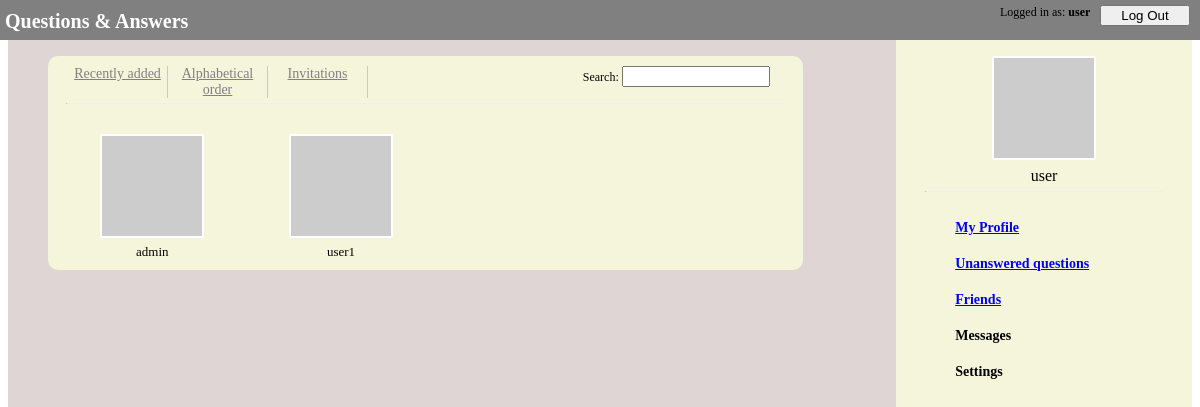
/ask/friends (signed in), run on an earlier commit of the app's database.
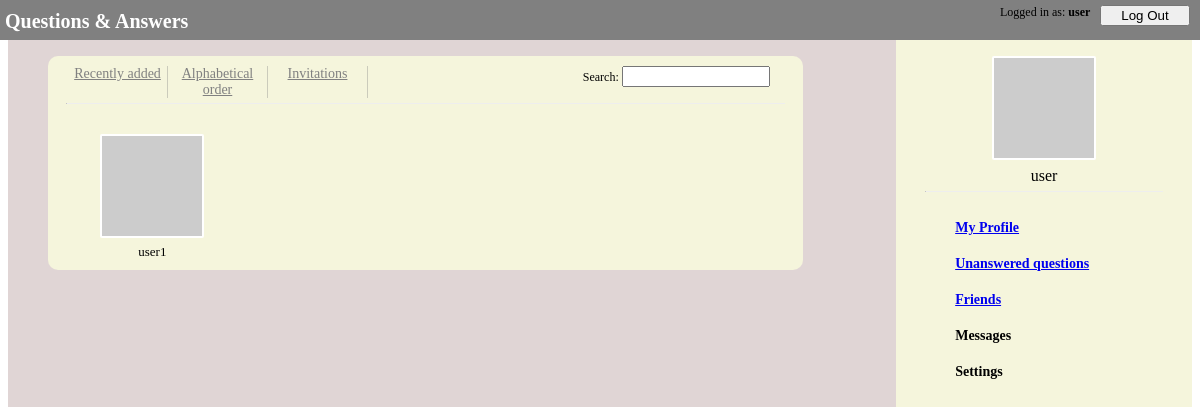
And on a later commit of the database.
### ask/models.py (models this page shows)
class UserModel(AbstractUser):
    friends = models.ManyToManyField(
        'self', through='FriendsModel', symmetrical=False)

### ask/views.py (the view, shortened to what this page needs)
# urls.py: path('friends', views.FriendsView.as_view(), name='friends'),
class FriendsView(View, QuestionsMixIn, FriendsMixIn):
    def get(self, request):
        try:
            user = UserModel.objects.get(
                pk=request.session['_auth_user_id'])
        except KeyError:
            return HttpResponseRedirect(reverse('ask:login'))
        context = self.get_context(user, request)
        return render(request, "ask/friends.html", context=context)
    @QuestionsMixIn.add_num_unanswered_to_context
    @FriendsMixIn.add_num_invites_to_context
    def get_context(self, user, request):
        last_token = request.path.split('/')[-1]
        if last_token == 'inv' or last_token == 'accept':
            context = {
                'show_invites': True,
                'invitations': self.user_friends(user, accepted=False),
            }
        else:
            friends = self.friends_ordered(user, last_token)
            context = {"friends": friends}
        return context
    def friends_ordered(self, user, request_type):
        if request_type == 'recent':
            return self.order_by_date(user)[::-1]
        elif request_type == 'alph':
            return self.order_by_alphabet(user)
        else:
            return self.user_friends(user)

### ask/views.py (called while the page is built)
    @staticmethod
    def add_num_unanswered_to_context(func, *args, **kwargs):
        def context_with_unanswered(self, *args, **kwargs):
            context = func(self, *args, **kwargs)
            user_id = args[0]
            context["num_unanswered"] = self.get_num_unanswered(user_id)
            return context
        return context_with_unanswered

    def get_num_unanswered(self, user_id):
        if type(user_id) == int:
            user = UserModel.objects.get(pk=user_id)
        elif type(user_id) == str:
            user = UserModel.objects.get(pk=user_id)
        else:
            user = user_id
        unanswered_questions = self.unanswered_questions(user)
        return len(unanswered_questions)

    def unanswered_questions(self, user):
        unanswered_questions = QuestionModel.objects.filter(
            owner=user).filter(answer=None)
        return unanswered_questions

### ask/templates/ask/friends.html
{% extends "ask/navigation_bar.html" %}
{% load static %}
{% block styles %}
<link rel="stylesheet" type="text/css" href="{% static 'ask/navigation_bar.css' %}">
<link rel="stylesheet" type="text/css" href="{% static 'ask/questions.css' %}">
<link rel="stylesheet" type="text/css" href="{% static 'ask/friends.css' %}">
{% endblock styles %}
{% block content %}
<div class="questions">
    <div class="question_block">
        <div class="menu">
            <a href="{% url 'ask:friends.recent' %}" class="item">Recently added</a>
            <a href="{% url 'ask:friends.alph' %}" class="item">Alphabetical order</a>
            <a href="{% url 'ask:friends.inv' %}" class="item">Invitations</a>
            <a></a>
            <form method="GET" action="{% url 'ask:friends' %}">
                <a class="search_text">Search: </a>
                <input type="text" class="search" required>
            </form>
        </div>
        <hr>
        {% if show_invites %}
        <div class="friends_container">
            {% if invitations|length > 0 %}
            {% for user in invitations %}
            <div class="friend">
                <img src="https://via.placeholder.com/100" class="avatar">
                <br><a class="username">{{user.username}}</a>
                <form method="POST" action="{% url 'ask:friends.accept' %}">
                    {% csrf_token %}
                    <input type="hidden" name="user_id" value={{user.id}}>
                    <input type="submit" class="accept" value="Accept" required>
                </form>
            </div>
            {% endfor %}
            {% else %}
            <p class="message">You have no new invitations</p>
            {% endif %}
        </div>
        {% else %}
        <div class="friends_container">
            {% if friends|length > 0 %}
            {% for friend in friends %}
            <div class="friend">
                <img src="https://via.placeholder.com/100" class="avatar">
                <br><a class="username">{{friend.username}}</a>
            </div>
            {% endfor %}
            {% else %}
            <p class="message">You have no friends yet</p>
            {% endif %}
        </div>
        {% endif %}
    </div>
</div>
{% endblock content %}

What changed in the data, as far as the page shows it:
no longer on this page (row edited): UserModel: username "admin"
